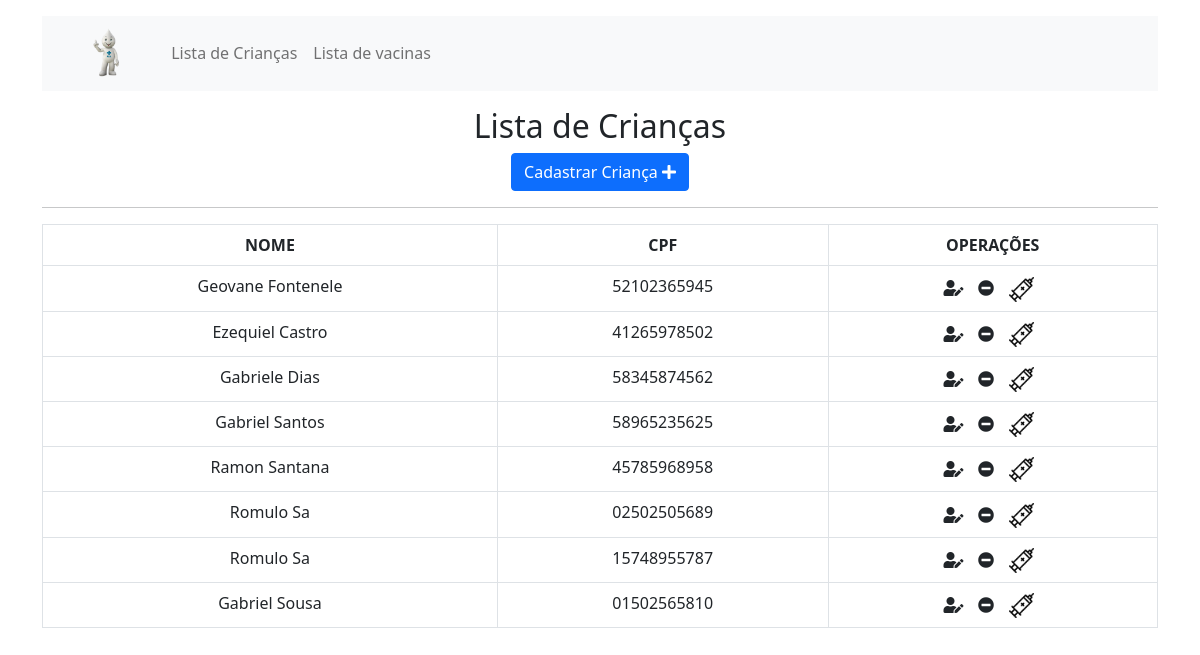
The app's page /, older data.
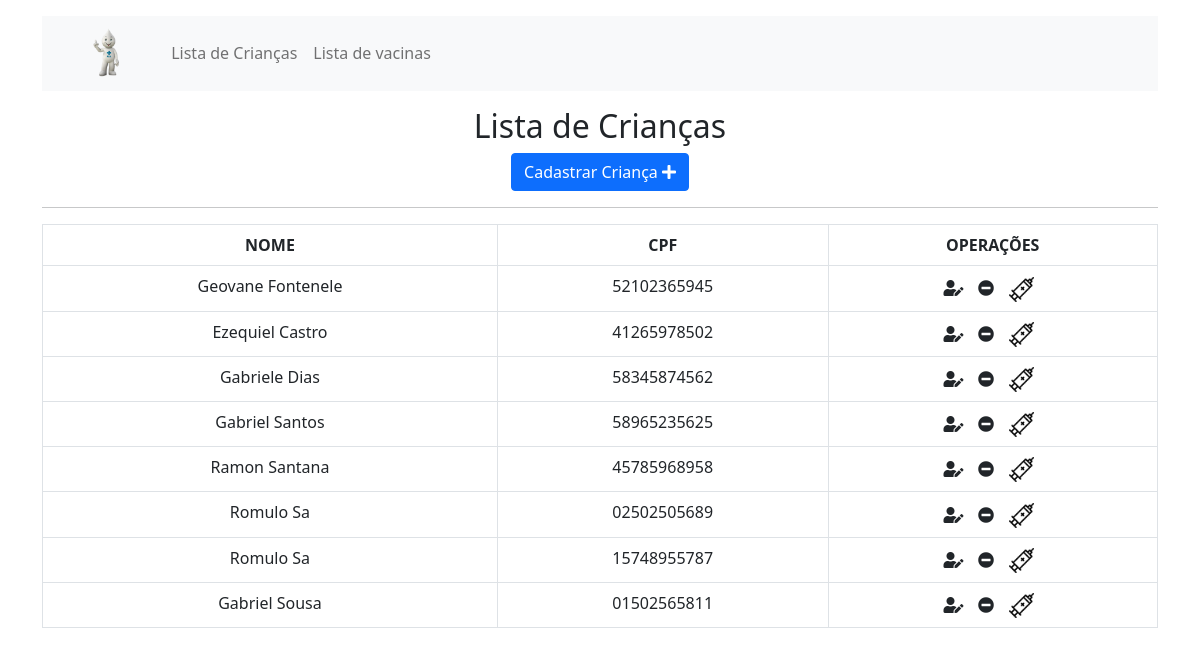
The same page, newer data.
### core/models.py (models this page shows, shortened)
class Crianca(models.Model):
    nome = models.CharField(
        max_length=50
        )
    cpf = models.CharField(
        max_length=11,
        unique=True
        )

### core/views.py (the view)
# urls.py: path('', crianca_index, name='index'),
def crianca_index(request):
    lista_criancas = CriancaDAO.find_all()  # Solicitando todos registro de Crianca
    paginator = Paginator(
        lista_criancas,
        10
    )  # Paginando a lista de criancas
    page_number = request.GET.get('page')
    page_obj = paginator.get_page(page_number)
    lista_criancas = page_obj.object_list
    return render(
        request,
        'crianca/index.html',
        {
            'lista_criancas': lista_criancas,
            'paginator': page_obj
        }
    )

### core/dao.py (called while the page is built)
    @staticmethod
    def find_all():
        criancas = __class__.manager.order_by('-id').all()
        return criancas

### core/templates/crianca/index.html (shortened to what this page needs)
{% extends 'base.html' %}
{% block content %}
{% load static %}
{% load filter %}
<div class="row">
    <div class="col">
        <h2 id='central-text' class="text-center">Lista de Crianças</h2>
    </div>
</div>
<div class="row text-center">
    <div class="col">
        <a class="btn btn-primary" href="{% url 'crianca_create' %}">Cadastrar Criança <i class="fas fa-plus"></i></a>
    </div>
</div>
<hr>
<div class="row">
    <div class="col">
        <table class="table table-bordered text-center">
            <thead>
                <th id='table-top'>NOME</th>
                <th id='table-top'>CPF</th>
                <th id='table-top'>OPERAÇÕES</th>
            </thead>
            <tbody>
                {% for crianca in lista_criancas %}
                <tr>
                    <td>
                        {{ crianca.nome }}
                    </td>
                    <td>
                        {{ crianca.cpf|mascara_cpf }}
                    </td>
                    <td>
                        <form action="crianca/delete/{{crianca.id}}" method="POST">
                            <a href="{% url 'crianca_update' crianca.id %}" class="btn" style="margin: 0; padding: 0" title="Editar {{crianca.nome}}"><i
                                    class="fas fa-user-edit"></i></a>&nbsp&nbsp
                            <button type="button" class="btn" style="margin: 0; padding: 0" data-bs-toggle="modal"
                                data-bs-target="#exampleModal{{crianca.id}}" title="Excluir {{crianca.nome}}">
                                <i class="fas fa-minus-circle"></i>
                            </button>&nbsp&nbsp
                            <a href="{% url 'vacinacao_index' crianca.id %}" class="btn"
                                style="margin: 0; padding: 0" title="Listar ou cadastrar vacinação de {{crianca.nome}}"><img id='button' src="{% static 'images/new.png' %}"
                                    alt="Lista de vacinações" width="25"></a>&nbsp&nbsp
                        </form>
                    </td>
                </tr>
                {% endfor %}
            </tbody>
        </table>
    </div>
</div>
{% endblock %}

Row changes from the older to the newer data that the page shows:
changed Crianca "Gabriel Sousa": cpf|mascara_cpf "01502565810" → "01502565811"
